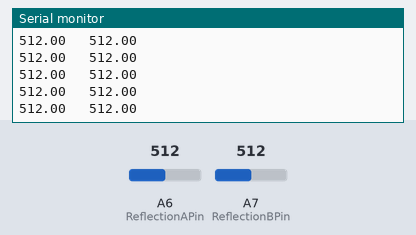
This sketch was run on a simulated Arduino Nano, built with avr-gcc and run on an emulated ATmega328P. Shown: the last lines printed to the serial monitor. Inputs (shaded band) come from the test bench; at power-on: A6 (ReflectionAPin) = 512, A7 (ReflectionBPin) = 512.

Above: at 1.2 s.
1.3 s: A6 (ReflectionAPin) set to 716
At 1.8 s:
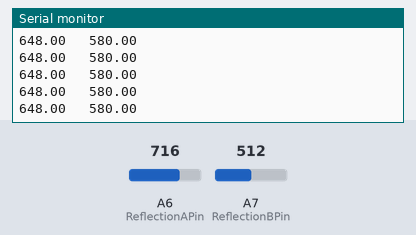
4.3 s: A7 (ReflectionBPin) set to 716
At 5.2 s:
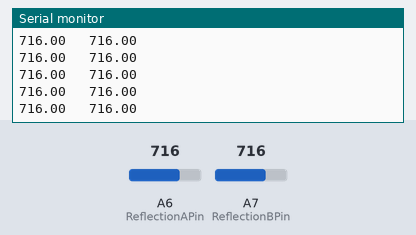
5.8 s: A6 (ReflectionAPin) set to 900
At 6.7 s:
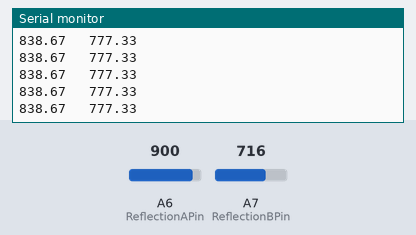
7.3 s: A7 (ReflectionBPin) set to 900
At 7.8 s:
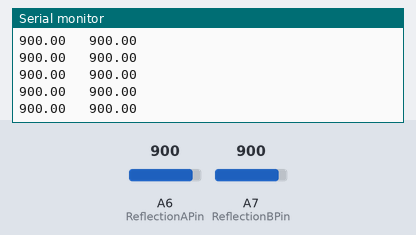
Timing chart, 0 to 10.3 s (numbered marks = the images above; inputs shaded):
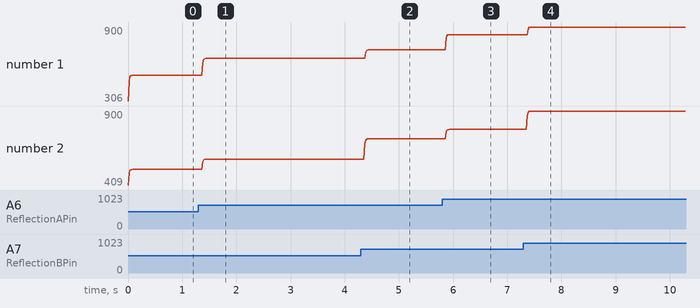

Measured:
- after the input at 1.3 s, the serial monitor: prints a new line after 0.08 s (image 1)
- after the input at 4.3 s, the serial monitor: prints a new line after 0.07 s (image 2)
- after the input at 5.8 s, the serial monitor: prints a new line after 0.07 s (image 3)
- after the input at 7.3 s, the serial monitor: prints a new line after 0.07 s (image 4)
- plotted number 1: 512 → 648 after the input at 1.3 s, 648 → 716 after the input at 4.3 s, 716 → 838.67 after the input at 5.8 s, 838.67 → 900 after the input at 7.3 s
- plotted number 2: 512 → 580 after the input at 1.3 s, 580 → 716 after the input at 4.3 s, 716 → 777.33 after the input at 5.8 s, 777.33 → 900 after the input at 7.3 s

The sketch:

Reflection.ino
```cpp
#define ReflectionAPin A6
#define ReflectionBPin A7
float ReflectLeft=100;
float ReflectRight=100;

void ReadReflection(){
  ReflectLeft = (ReflectRight*0.5)+(analogRead(ReflectionAPin)*0.5);
  ReflectRight = (ReflectLeft*0.5)+(analogRead(ReflectionBPin)*0.5);
}

void setup() {
  Serial.begin(9600);
  pinMode(ReflectionAPin, INPUT);
  pinMode(ReflectionBPin, INPUT);
}

void loop() {
  ReadReflection();
  Serial.print(ReflectLeft);
  Serial.print("   ");
  Serial.println(ReflectRight);
}
```
